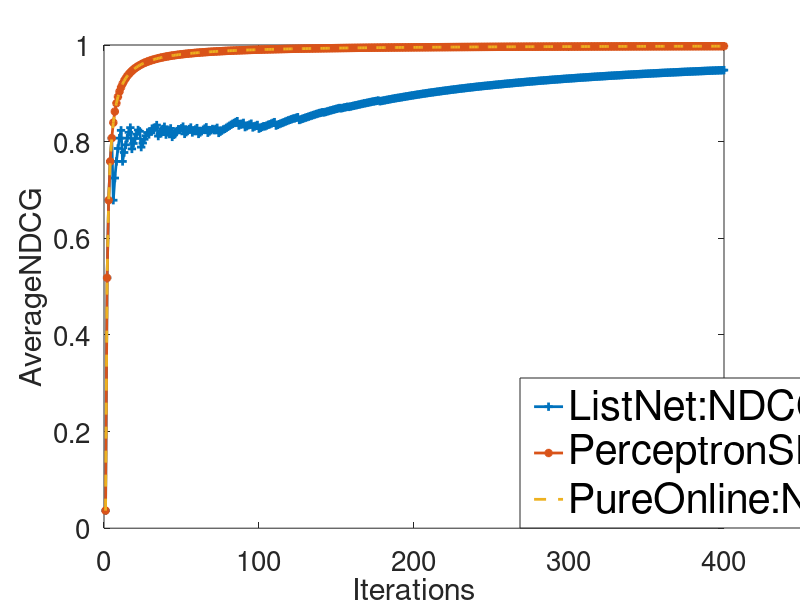

The MATLAB script that drew this image:
% This code is to generate the 1st graph in perceptron paper.
% It compares performance of the two perceptron algorithms and  online ListNet
% on margin separable simulated dataset.

function PerceptronSimulation()
tic
% Declaration of parameters
u=ones(10,1);wrankSLAM=zeros(10,1); wrankOA=zeros(10,1); wrankListNet=zeros(10,1);

% The different relevance levels.
rel=[4;4;4;3;3;3;2;2;2;2;1;1;1;1;1;0;0;0;0;0];

%rel=[2;1;1;1;1;0;0;0;0;0];
%Declaration of further parameters
T=1000;delta=1; 
CumNDCGSLAMGain=zeros(T,1); AvgNDCGSLAMGain=zeros(T,1);
CumNDCGOAGain=zeros(T,1); AvgNDCGOAGain=zeros(T,1);
CumNDCGListNetGain=zeros(T,1); AvgNDCGListNetGain=zeros(T,1);

% Iterations over time horizon T
for t=1:T
    % Margin separable data generation
    data= DataGeneration(u,rel);
    
    %Perceptron based on SLAM family
    loss= NDCGLoss(wrankSLAM,data);
   
    if(t==1)
        CumNDCGSLAMGain(1)=1-loss;
        AvgNDCGSLAMGain(1)=CumNDCGSLAMGain(1);
        
    else
        CumNDCGSLAMGain(t)= CumNDCGSLAMGain(t-1) + 1- loss;
        AvgNDCGSLAMGain(t)=CumNDCGSLAMGain(t)/t;
    end
    %Calculating Gradient
    if(loss>0)
       gradSLAM=transpose(calculateSLAMgradient(wrankSLAM,delta,data));
       wrankSLAM=wrankSLAM - 1/sqrt(t)*gradSLAM;
    end
    
    %Purely Online Algorithm
    loss= NDCGLoss(wrankOA,data);
    
    if(t==1)
        CumNDCGOAGain(1)=1-loss;
        AvgNDCGOAGain(1)=CumNDCGOAGain(1);
        
    else
        CumNDCGOAGain(t)= CumNDCGOAGain(t-1) + 1- loss;
        AvgNDCGOAGain(t)=CumNDCGOAGain(t)/t;
    end
    %Calculating Gradient
    if(loss>0)
       gradOA=transpose(calculateOAgradient(wrankOA,data,loss));
       wrankOA=wrankOA - 1/sqrt(t)*gradOA;
    end
    
    
    %Online version of ListNet
    loss=NDCGLoss(wrankListNet,data);
        if (t==1)
            CumNDCGListNetGain(1)=1-loss;
            AvgNDCGListNetGain(1)=CumNDCGListNetGain(1);   
        else
            CumNDCGListNetGain(t)=CumNDCGListNetGain(t-1)+ 1-loss;
            AvgNDCGListNetGain(t)=CumNDCGListNetGain(t)/t;     
        end
            wrankListNet=wrankListNet -1/sqrt(t)* calculateListNetgradient(wrankListNet,data);
end

%Plotting routine
xplot=1:1:400;
yplot=AvgNDCGListNetGain(xplot);
yplot1=AvgNDCGSLAMGain(xplot);
yplot2=AvgNDCGOAGain(xplot);
disp(AvgNDCGOAGain(1:20));
disp(AvgNDCGSLAMGain(1:20));
disp(AvgNDCGListNetGain(1:20))
hand=plot(xplot,yplot,'-+', xplot,yplot1,'-*', xplot, yplot2, '--');
set(hand,'LineWidth',2);
set(gca, 'fontsize',20);
xlabel('Iterations');
ylabel('AverageNDCG');
hleg = legend('ListNet:NDCG@10', 'PerceptronSLAM:NDCG@10', 'PureOnline:NDCG@10');
rect = [0.65, 0.12, .15, .25];
set(hleg, 'position', rect, 'FontSize',30);
end

% Function to generate margin separable data matrix
function [X]= DataGeneration(u,rel)
X=zeros(20,10);
for i=1:3
    X(i,:)= normrnd(7,1,1,10);  
end
score=min(X(1:3,:)*u);

for i=4:6
    flag=0;
    while(flag==0)
        x= normrnd(5,1,1,10);
        if ((score- (x*u))>1)
            X(i,:)=x;
            flag=1;
        end
    end
end
score=min(X(4:6,:)*u);

for i=7:10
    flag=0;
    while(flag==0)  
        x= normrnd(3,1,1,10);
        if ((score- (x*u))>1)
            X(i,:)=x;
            flag=1;
        end
    end
end
score=min(X(7:10,:)*u);

for i=11:15
    flag=0;
    while(flag==0)  
        x= normrnd(1,1,1,10);
        if ((score- (x*u))>1)
            X(i,:)=x;
            flag=1;
        end
    end
end
score=min(X(11:15,:)*u);

for i=16:20
    flag=0;
    while(flag==0)  
        x= normrnd(-1,1,1,10);
        if ((score- (x*u))>1)
            X(i,:)=x;
            flag=1;
        end
    end
end

X=cat(2,rel,X);
end


% Gradient Function for ListNet Loss
function [grad]=calculateListNetgradient(wrank,data)
% Calculating the gradient from Eq.6 of ListNet paper.
data=transpose(data); len=size(data,1); 

% The first part of the equation
denom=sum(exp(data(1,:)));
num=-1* data(2:len,:)*transpose(exp(data(1,:)));
ratio1= num/denom;

% The 2nd part of the equation
denom=sum(exp(transpose(wrank)* data(2:len,:)));
num= data(2:len,:)*transpose(exp(transpose(wrank)* data(2:len,:)));
ratio2=num/denom;

grad= ratio1+ ratio2;
end

%Gradient Function for SLAM Loss
function [grad]= calculateSLAMgradient(wrank,delta,data)
data=flip(sortrows(data,1),1);
len=size(data,1);bre=size(data,2);
grad=0;
ZR=sum((2.^transpose(data(:,1))-1)./(log2(2:len+1)));
if(ZR==0)
    return;
end
weight=zeros(1,len);
mi=find(data(:,1)==4,1,'first');
if(isempty(mi)==0)
    ma=find(data(:,1)==4,1,'last');
    weight(mi:ma)= ((2^4-1)./log2(1+mi:1+ma))/ZR;
    val=mean(weight(mi:ma));
    weight(mi:ma)=val;
end
mi=find(data(:,1)==3,1,'first');
if(isempty(mi)==0)
    ma=find(data(:,1)==3,1,'last');
    weight(mi:ma)= ((2^3-1)./log2(1+mi:1+ma))/ZR;
    val=mean(weight(mi:ma));
    weight(mi:ma)=val;
end
mi=find(data(:,1)==2,1,'first');
if(isempty(mi)==0)
    ma=find(data(:,1)==2,1,'last');
    weight(mi:ma)= ((2^2-1)./log2(1+mi:1+ma))/ZR;
    val=mean(weight(mi:ma));
    weight(mi:ma)=val;
end
mi=find(data(:,1)==1,1,'first');
if(isempty(mi)==0)
    ma=find(data(:,1)==1,1,'last');
    weight(mi:ma)= ((2^1-1)./log2(1+mi:1+ma))/ZR;
    val=mean(weight(mi:ma));
    weight(mi:ma)=val;
end
mi=find(data(:,1)==0,1,'first');
if(isempty(mi)==0)
    ma=find(data(:,1)==0,1,'last');
    weight(mi:ma)= 0;
    val=mean(weight(mi:ma));
    weight(mi:ma)=val;
end

%Calculating gradient of phi_slam function 
for i=1:len
    vec=(data(i,1)>data(1:len,1)).*(((data(i,1)-data(1:len,1))*delta - data(i,2:bre)*wrank) +data(1:len,2:bre)*wrank);
    
    [val,index]=max(vec);

    if(val>0)
         feature=data(index,2:bre)- data(i, 2:bre);
         %temp=data(1:len,2:bre);
         %temp=bsxfun(@minus,temp,data(i,2:bre)); 
         %feature=temp(index,:);
         grad=grad+weight(i)*(feature);
    end   
         
end
end

%Gradient Function for Pure Online Algorithm
function [grad]= calculateOAgradient(wrank,data, loss)
data=flip(sortrows(data,1),1);
len=size(data,1);bre=size(data,2);
grad=0;

max_val=0;
%Calculating gradient of surrogate function 
for i=1:len
    vec=(data(i,1)>data(1:len,1)).*((1 - data(i,2:bre)*wrank) +data(1:len,2:bre)*wrank);
    [val,index]=max(vec);
        
    if(val>max_val)
        max_val=val;
        j_index=index;
        i_index=i;
    end
end

if(max_val>0)
    grad=data(j_index,2:bre)- data(i_index,2:bre);
    grad=loss*grad;     
end
end



% Calculating NDCG Loss (1- NDCG) on current query, using current ranking
% function
function[loss]= NDCGLoss(w,data)

loss=0;NDCG=zeros(10,1);

if(max(data(:,1))==0)
   return ;
end

len=size(data,1);
final=min(len,10);

% Creating a copy of document list and sorting according to
% relevance score

datatestcopy=data;
datatestcopy=flip(sortrows(datatestcopy,1),1);

% Calculating the score vector for the document list and sorting the
% documents according to score.

S=data(:,2:size(data,2))*w;
datatest=cat(2,S,data);
datatest=flip(sortrows(datatest,1),1);

%Calculating NDCG@1:final
%Calculating ZR@1:final

ZR=0;numerator=0;
for j=1:final
    ZR=ZR+ (2^datatestcopy(j,1)-1)/(log2(j+1));
    numerator=numerator + (2^datatest(j,2)-1)/(log2(j+1));
    NDCG(j)=numerator/ZR;
    
end
loss=1- NDCG(final);
end


